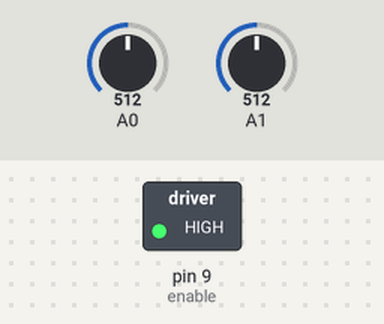
The sketch below on a simulated Arduino Uno, built with avr-gcc and run on an emulated ATmega328P. Parts: switched loads named in the sketch (green lamp = pin HIGH). The inputs (shaded band) are chosen by the test bench; at power-on: A0 = 512, A1 = 512. What the sketch prints to the serial monitor is not drawn.

Above: at 1.2 s.
1.3 s: A0 set to 589
2.8 s: A0 set to 609
Timing chart, 0 to 5.8 s (numbered marks = the images above; inputs shaded):
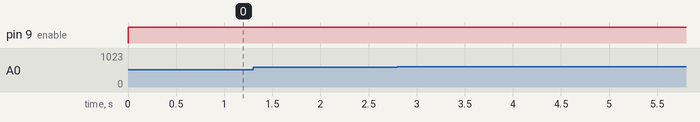

Measured:
- after the input at 1.3 s, every drawn part: stays the same
- after the input at 2.8 s, every drawn part: stays the same

The sketch:

motordriver_motor.ino
```cpp
#include <Servo.h>
int enable = 9, in1 = 6, in2 = 7;
int xjoy=6, yjoy=7;
float xread, yread;
void setup() {
  // put your setup code here, to run once:
  Serial.println("setup");

  pinMode(enable, OUTPUT);
  pinMode(in1, OUTPUT);
  pinMode(in2, OUTPUT);
//
  Serial.begin(9600);
  pinMode(xjoy, INPUT);
  pinMode(yjoy, INPUT);

  //Servo servo = new Servo(pin1)
  //servo.write(0-255)
}

void loop() {
  // put your main code here, to run repeatedly:
  digitalWrite(enable, HIGH);
  xread = analogRead(A0);
  yread = analogRead(A1);

  if(xread>600){

    Serial.println("entered ->");
    digitalWrite(in1,HIGH);
    digitalWrite(in2,LOW);
    delay(10);
    digitalWrite(in1,LOW);

  }
  else if (xread<400){
    Serial.println("entered <-");
    digitalWrite(in1,LOW);
    digitalWrite(in2,HIGH);
    delay(10);
    digitalWrite(in2,LOW);
  }


}
```
